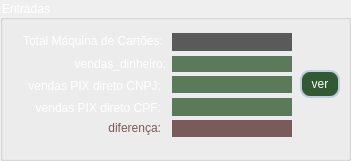
    <widget class="QGroupBox" name="groupBox_entradas">
     <property name="geometry">
      <rect>
       <x>20</x>
       <y>10</y>
       <width>351</width>
       <height>161</height>
      </rect>
     </property>
     <property name="styleSheet">
      <string notr="true">color: white;</string>
     </property>
     <property name="title">
      <string>Entradas</string>
     </property>
     <widget class="QLabel" name="label_31">
      <property name="geometry">
       <rect>
        <x>23</x>
        <y>33</y>
        <width>143</width>
        <height>16</height>
       </rect>
      </property>
      <property name="styleSheet">
       <string notr="true">font: 550 8pt &quot;Segoe UI&quot;;
color: white;</string>
      </property>
      <property name="text">
       <string>Total Máquina de Cartões: :</string>
      </property>
     </widget>
     <widget class="QLabel" name="label_35">
      <property name="geometry">
       <rect>
        <x>23</x>
        <y>56</y>
        <width>143</width>
        <height>16</height>
       </rect>
      </property>
      <property name="sizePolicy">
       <sizepolicy hsizetype="Expanding" vsizetype="Preferred">
        <horstretch>0</horstretch>
        <verstretch>0</verstretch>
       </sizepolicy>
      </property>
      <property name="styleSheet">
       <string notr="true">font: 550 8pt &quot;Segoe UI&quot;;
color: white;</string>
      </property>
      <property name="text">
       <string>vendas_dinheiro:</string>
      </property>
      <property name="alignment">
       <set>Qt::AlignmentFlag::AlignRight|Qt::AlignmentFlag::AlignTrailing|Qt::AlignmentFlag::AlignVCenter</set>
      </property>
     </widget>
     <widget class="QLineEdit" name="input_vendas_dinheiro_dia_fecham_cx">
      <property name="geometry">
       <rect>
        <x>172</x>
        <y>56</y>
        <width>120</width>
        <height>16</height>
       </rect>
      </property>
      <property name="sizePolicy">
       <sizepolicy hsizetype="Minimum" vsizetype="Fixed">
        <horstretch>0</horstretch>
        <verstretch>0</verstretch>
       </sizepolicy>
      </property>
      <property name="minimumSize">
       <size>
        <width>120</width>
        <height>0</height>
       </size>
      </property>
      <property name="maximumSize">
       <size>
        <width>120</width>
        <height>16777215</height>
       </size>
      </property>
      <property name="styleSheet">
       <string notr="true">color: lightblue;
background-color: #5a7a5a;
border: solid gray 2px;</string>
      </property>
      <property name="alignment">
       <set>Qt::AlignmentFlag::AlignCenter</set>
      </property>
      <property name="readOnly">
       <bool>true</bool>
      </property>
     </widget>
     <widget class="QLabel" name="label_36">
      <property name="geometry">
       <rect>
        <x>20</x>
        <y>76</y>
        <width>141</width>
        <height>20</height>
       </rect>
      </property>
      <property name="sizePolicy">
       <sizepolicy hsizetype="Expanding" vsizetype="Preferred">
        <horstretch>0</horstretch>
        <verstretch>0</verstretch>
       </sizepolicy>
      </property>
      <property name="styleSheet">
       <string notr="true">font: 550 8pt &quot;Segoe UI&quot;;
color: white;</string>
      </property>
      <property name="text">
       <string>vendas PIX direto CNPJ:</string>
      </property>
      <property name="alignment">
       <set>Qt::AlignmentFlag::AlignRight|Qt::AlignmentFlag::AlignTrailing|Qt::AlignmentFlag::AlignVCenter</set>
      </property>
     </widget>
     <widget class="QLineEdit" name="input_vendas_pix_direto_cnpj_dia_fecham_cx">
      <property name="geometry">
       <rect>
        <x>172</x>
        <y>76</y>
        <width>120</width>
        <height>17</height>
       </rect>
      </property>
      <property name="sizePolicy">
       <sizepolicy hsizetype="Minimum" vsizetype="Fixed">
        <horstretch>0</horstretch>
        <verstretch>0</verstretch>
       </sizepolicy>
      </property>
      <property name="minimumSize">
       <size>
        <width>120</width>
        <height>0</height>
       </size>
      </property>
      <property name="maximumSize">
       <size>
        <width>120</width>
        <height>16777215</height>
       </size>
      </property>
      <property name="baseSize">
       <size>
        <width>0</width>
        <height>0</height>
       </size>
      </property>
      <property name="styleSheet">
       <string notr="true">color: lightblue;
background-color: #5a7a5a;
border: solid gray 2px;</string>
      </property>
      <property name="alignment">
       <set>Qt::AlignmentFlag::AlignCenter</set>
      </property>
      <property name="readOnly">
       <bool>true</bool>
      </property>
     </widget>
     <widget class="QLineEdit" name="input_total_maq_cartoes_fecham_cx">
      <property name="geometry">
       <rect>
        <x>172</x>
        <y>33</y>
        <width>120</width>
        <height>18</height>
       </rect>
      </property>
      <property name="minimumSize">
       <size>
        <width>120</width>
        <height>0</height>
       </size>
      </property>
      <property name="maximumSize">
       <size>
        <width>120</width>
        <height>16777215</height>
       </size>
      </property>
      <property name="styleSheet">
       <string notr="true">color: lightblue;
background-color: #5a5a5a;
border: solid gray 2px;</string>
      </property>
      <property name="alignment">
       <set>Qt::AlignmentFlag::AlignCenter</set>
      </property>
     </widget>
     <widget class="QLabel" name="label_69">
      <property name="geometry">
       <rect>
        <x>90</x>
        <y>120</y>
        <width>71</width>
        <height>16</height>
       </rect>
      </property>
      <property name="styleSheet">
       <string notr="true">font: 550 8pt &quot;Segoe UI&quot;;
color: #7a5a5a;</string>
      </property>
      <property name="text">
       <string>diferença:</string>
      </property>
      <property name="alignment">
       <set>Qt::AlignmentFlag::AlignRight|Qt::AlignmentFlag::AlignTrailing|Qt::AlignmentFlag::AlignVCenter</set>
      </property>
     </widget>
     <widget class="QLineEdit" name="input_diferenca">
      <property name="geometry">
       <rect>
        <x>172</x>
        <y>120</y>
        <width>120</width>
        <height>17</height>
       </rect>
      </property>
      <property name="sizePolicy">
       <sizepolicy hsizetype="Minimum" vsizetype="Fixed">
        <horstretch>0</horstretch>
        <verstretch>0</verstretch>
       </sizepolicy>
      </property>
      <property name="minimumSize">
       <size>
        <width>120</width>
        <height>0</height>
       </size>
      </property>
      <property name="maximumSize">
       <size>
        <width>120</width>
        <height>16777215</height>
       </size>
      </property>
      <property name="baseSize">
       <size>
        <width>0</width>
        <height>0</height>
       </size>
      </property>
      <property name="styleSheet">
       <string notr="true">color: lightblue;
background-color: #7a5a5a;
border: solid gray 2px;</string>
      </property>
      <property name="alignment">
       <set>Qt::AlignmentFlag::AlignCenter</set>
      </property>
      <property name="readOnly">
       <bool>true</bool>
      </property>
     </widget>
     <widget class="QLabel" name="label_73">
      <property name="geometry">
       <rect>
        <x>30</x>
        <y>98</y>
        <width>131</width>
        <height>20</height>
       </rect>
      </property>
      <property name="sizePolicy">
       <sizepolicy hsizetype="Expanding" vsizetype="Preferred">
        <horstretch>0</horstretch>
        <verstretch>0</verstretch>
       </sizepolicy>
      </property>
      <property name="styleSheet">
       <string notr="true">font: 550 8pt &quot;Segoe UI&quot;;
color: white;</string>
      </property>
      <property name="text">
       <string>vendas PIX direto CPF:</string>
      </property>
      <property name="alignment">
       <set>Qt::AlignmentFlag::AlignRight|Qt::AlignmentFlag::AlignTrailing|Qt::AlignmentFlag::AlignVCenter</set>
      </property>
     </widget>
     <widget class="QLineEdit" name="input_vendas_pix_direto_cpf_dia_fecham_cx">
      <property name="geometry">
       <rect>
        <x>172</x>
        <y>98</y>
        <width>120</width>
        <height>18</height>
       </rect>
      </property>
      <property name="sizePolicy">
       <sizepolicy hsizetype="Minimum" vsizetype="Fixed">
        <horstretch>0</horstretch>
        <verstretch>0</verstretch>
       </sizepolicy>
      </property>
      <property name="minimumSize">
       <size>
        <width>120</width>
        <height>0</height>
       </size>
      </property>
      <property name="maximumSize">
       <size>
        <width>120</width>
        <height>16777215</height>
       </size>
      </property>
      <property name="baseSize">
       <size>
        <width>0</width>
        <height>0</height>
       </size>
      </property>
      <property name="styleSheet">
       <string notr="true">color: lightblue;
background-color: #5a7a5a;
border: solid gray 2px;</string>
      </property>
      <property name="alignment">
       <set>Qt::AlignmentFlag::AlignCenter</set>
      </property>
      <property name="readOnly">
       <bool>true</bool>
      </property>
     </widget>
     <widget class="QPushButton" name="btn_ver_entrada_n_operadora">
      <property name="geometry">
       <rect>
        <x>300</x>
        <y>70</y>
        <width>40</width>
        <height>28</height>
       </rect>
      </property>
      <property name="minimumSize">
       <size>
        <width>40</width>
        <height>28</height>
       </size>
      </property>
      <property name="maximumSize">
       <size>
        <width>40</width>
        <height>28</height>
       </size>
      </property>
      <property name="styleSheet">
       <string notr="true">QPushButton {
	font: 350 7pt &quot;Segoe UI&quot;;
	background-color: rgb(50,90,50);
	padding: 2px;
	border: 2px solid #c3ccdf;
	color: rgb(255,255,255);
	border-radius: 10px;
}

QPushButton:hover {
	background-color: rgb(85, 170, 255);
}

QPushButton:pressed {
	background-color: rgb(255, 0, 127);
}</string>
      </property>
      <property name="text">
       <string>ver</string>
      </property>
     </widget>
    </widget>
